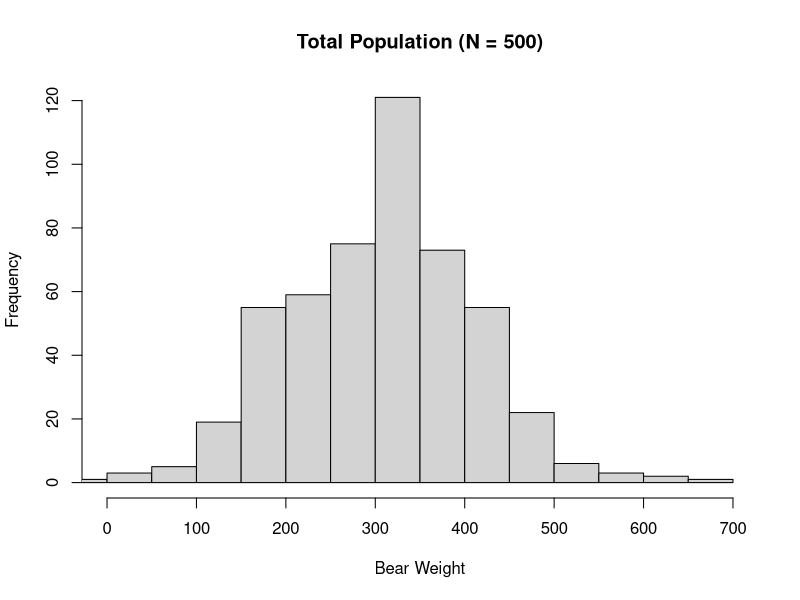
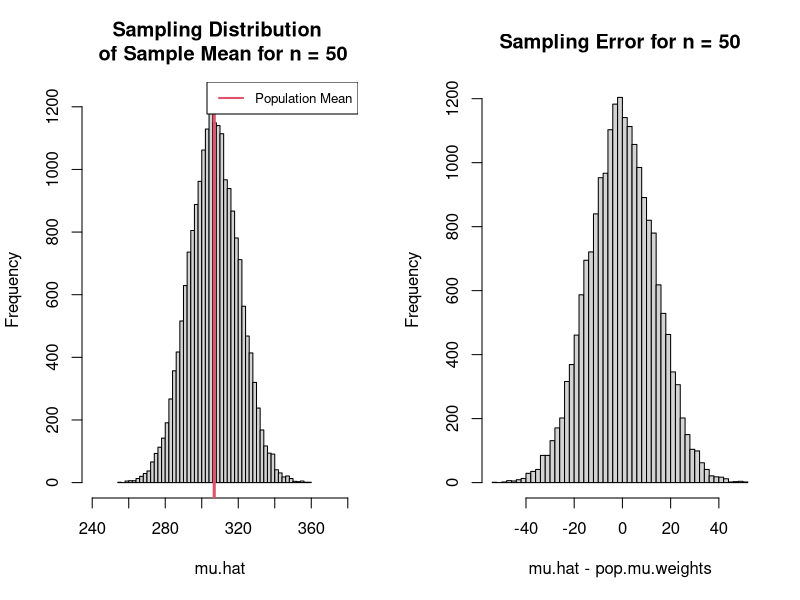
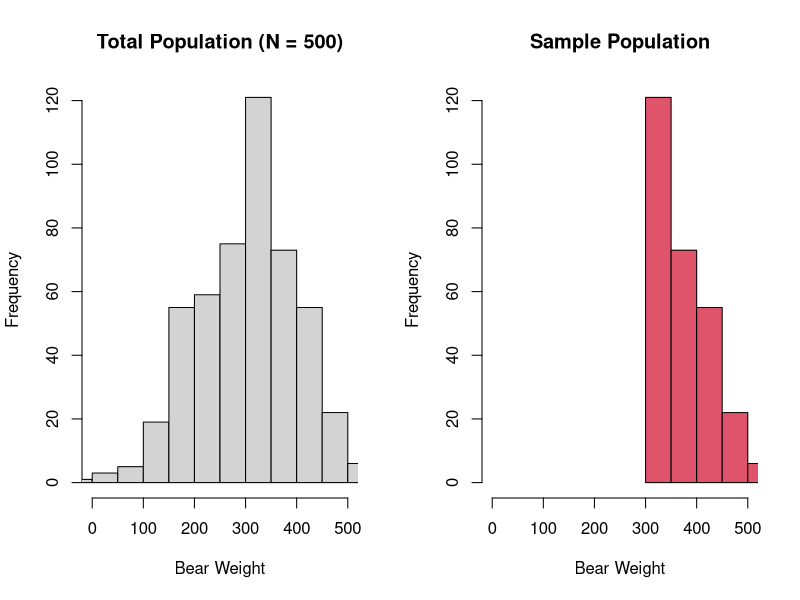
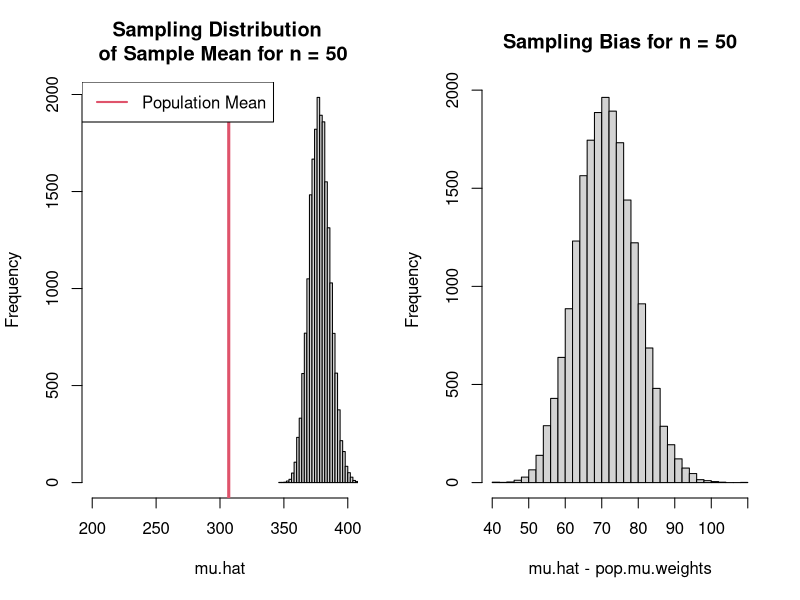
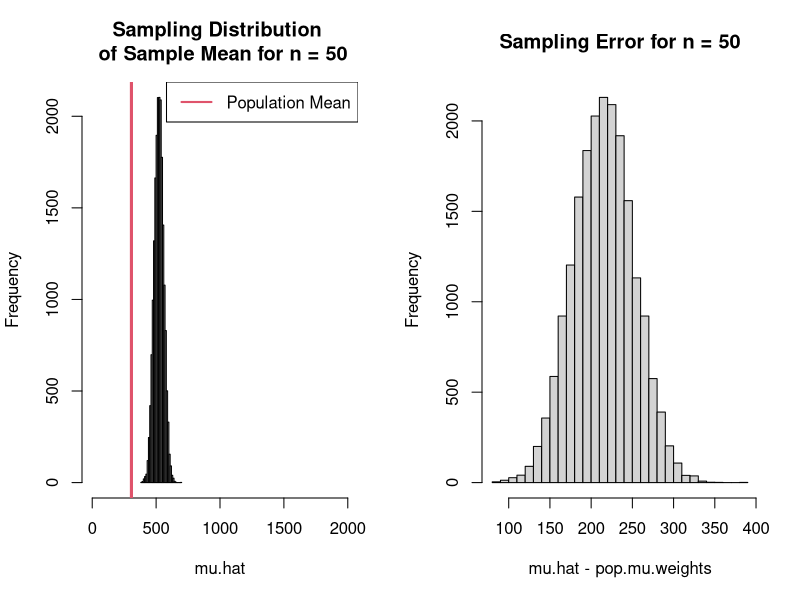

Write R code to recreate these figures, in order. (Note: this script raises an error after producing the figures.)
## ---- chunk 1

# Create 'truth'
  set.seed(3433)
  pop.weights = rnorm(n = 500, mean = 300, sd = 100)

#Population mean
  pop.mu.weights = mean(pop.weights)

#Population standard deviation
  pop.sd.weights = sd(pop.weights)
  
# Sample Size  
  N = length(pop.weights)

# histogram    
  hist(pop.weights, main = "Total Population (N = 500)",freq=TRUE,xlim=c(0,700),xlab="Bear Weight")  
## ---- chunk 2
  pop.weights[1:5]
## ---- chunk 3
# Sample Size
  n = 50

# Sample and estimate mean one time
  sample.1 = mean(
                  sample(pop.weights,
                         n,
                         replace = FALSE
                         )
                  )

# Calculate Sampling Error
  sample.1 - pop.mu.weights
## ---- chunk 4
# Create function to sample 50 units and take the mean
sample.mean.fn = function(target,n){
                                    mean(
                                         sample(target,n)
                                         )
                                   }
#Repeat the above function 20000 times
  set.seed(54343)
  mu.hat=replicate(20000,
                   sample.mean.fn(pop.weights,n)
                   )

## ---- chunk 5
par(mfrow=c(1,2))
hist(mu.hat,breaks=40,main = "Sampling Distribution \n of Sample Mean for n = 50",xlim=c(240,380))
abline(v=pop.mu.weights,lwd=3,col=2)
legend("topright",legend=c("Population Mean"),lwd=2,col=2,cex=0.8)
hist(mu.hat-pop.mu.weights,breaks=40,main = "Sampling Error for n = 50")
## ---- chunk 6
lower=pop.mu.weights - pop.mu.weights*0.10
upper=pop.mu.weights + pop.mu.weights*0.10

length(which(mu.hat>lower & mu.hat<upper)) / length(mu.hat)

## ---- chunk 7
  sample.pop.weights = pop.weights[which(pop.weights>300)]

par(mfrow=c(1,2))
  hist(pop.weights, main = "Total Population (N = 500)",freq=TRUE,xlim=c(0,500),xlab="Bear Weight")
  hist(sample.pop.weights, main = "Sample Population",col=2,freq=TRUE,xlim=c(0,500),xlab="Bear Weight")
## ---- chunk 8
#Repeat the above function 20000 times
set.seed(54343)
mu.hat=replicate(20000,sample.mean.fn(sample.pop.weights,n))
par(mfrow=c(1,2))
hist(mu.hat,breaks=40,main = "Sampling Distribution \n of Sample Mean for n = 50",
     xlim=c(200,400))
abline(v=pop.mu.weights,lwd=3,col=2)
legend("topleft",legend=c("Population Mean"),lwd=2,col=2)
hist(mu.hat-pop.mu.weights,breaks=40,main = "Sampling Bias for n = 50")
## ---- chunk 9
#Repeat the above function 20000 times
biased.sample.mean.fn = function(x,n){
                                  temp=sample(x,n)
                                  sum(temp^0.91/1.3)/length(temp)^(1/2)
}
set.seed(54343)
mu.hat=replicate(20000,biased.sample.mean.fn(pop.mu.weights,n))
par(mfrow=c(1,2))
hist(mu.hat,breaks=40,main = "Sampling Distribution \n of Sample Mean for n = 50",
     xlim=c(0,2000))
abline(v=pop.mu.weights,lwd=3,col=2)
legend("topright",legend=c("Population Mean"),lwd=2,col=2)
hist(mu.hat-pop.mu.weights,breaks=40,main = "Sampling Error for n = 50")
## ---- chunk 10
#Output code into R file
knitr::purl(input="../FW552/Sampling1.qmd",output="../FW552/Sampling1.r")
